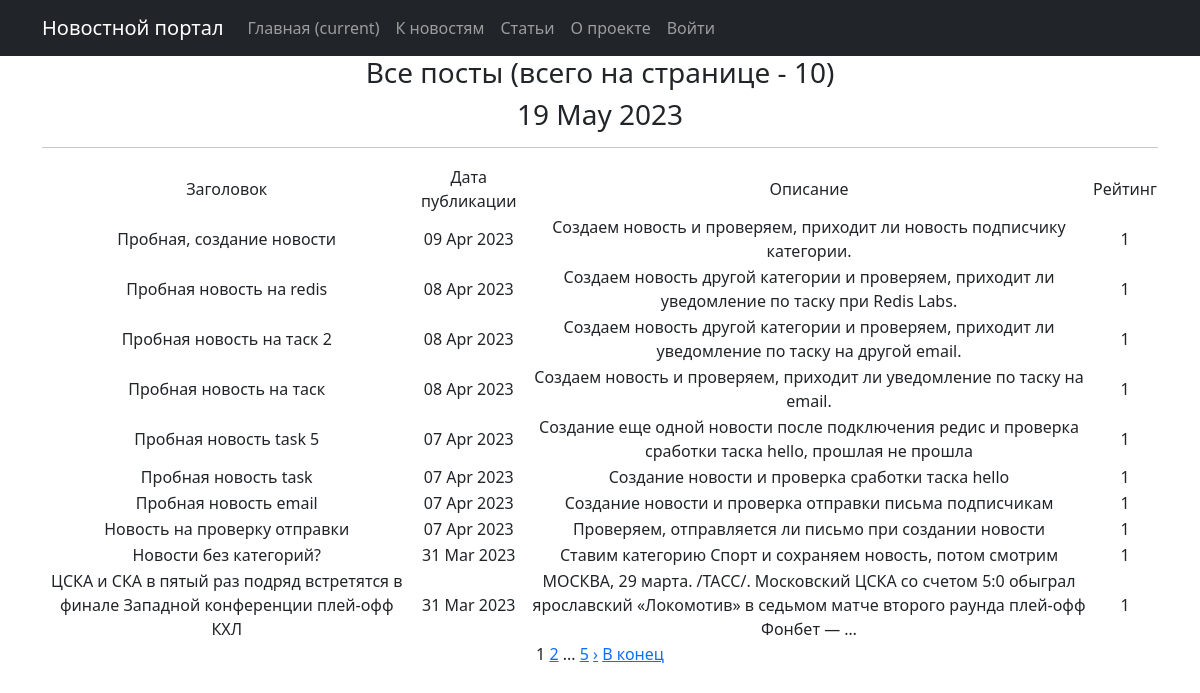
/posts/, run on the app's committed database.
### news/models.py (models this page shows, shortened)
class Post(models.Model):
    author = models.ForeignKey(Author, on_delete=models.CASCADE)
    content = models.CharField(max_length=2, choices=CONTENTS)
    time_in = models.DateTimeField(auto_now_add=True)
    category = models.ManyToManyField(Category, through='PostCategory')
    title = models.CharField(max_length=255,)
    content_text = models.TextField()
    content_rate = models.IntegerField(default=1)

### news/views.py (the view)
# urls.py: path('', cache_page(60)(PostsList.as_view()), name='post_list'),
class PostsList(ListView):
    model = Post
    ordering = '-time_in'
    template_name = 'posts.html'
    context_object_name = 'posts'
    paginate_by = 10
    def get_queryset(self):
        queryset = super().get_queryset()
        self.filterset = PostFilter(self.request.GET, queryset)
        return self.filterset.qs
    def get_context_data(self, **kwargs):
        context = super().get_context_data(**kwargs)
        context['filterset'] = self.filterset
        return context

### news/templatetags/custom_filters.py (called while the page is built)
@register.filter()
@stringfilter #чтобы не вызывать ошибки, приведем в строку
def censor(value, bad_words = bad_list):
    words = value.split()#разделим строку
    new_line=''
    for word in words:
        if word.lower() in bad_words in bad_words:
            new_line += word[0] #если да, первый символ оставляем
            for i in word[1:]:
                new_line += '*'#остальные заменяем на *
            new_line += ' '
        elif (word[:-1].lower()) in bad_words:
            new_line += word[0]
            for i in word[1:-1]:
                new_line += '*'
            new_line += (word[-1] + ' ')
        else:
            new_line += (word + ' ')
    return new_line.rstrip()

### news/templatetags/custom_tags.py (called while the page is built)
@register.simple_tag(takes_context=True)
def url_replace(context, **kwargs):
   d = context['request'].GET.copy()
   for k, v in kwargs.items():
       d[k] = v
   return d.urlencode()

@register.simple_tag()
def current_time(format_string='%d %b %Y'):
   return datetime.utcnow().strftime(format_string)

### templates/posts.html (shortened to what this page needs)
{% extends 'flatpages/default.html' %}
{% load custom_filters %}
{% load custom_tags %}
{% block content %}
    <h3>Все посты (всего на странице - {{ posts|length}})</h3>
    <h3>{% current_time %}</h3>
    <hr>
    {% if posts %}
       <table>
           <tr>
               <td>Заголовок</td>
               <td>Дата публикации</td>
               <td>Описание</td>
               <td>Рейтинг</td>
           </tr>
           {% for post in posts %}
           <tr>
               <td>{{ post.title|censor }}</td>
               <td>{{ post.time_in|date:'d M Y' }}</td>
               <td>{{ post.content_text|censor|truncatewords:20 }}</td>
               <td>{{ post.content_rate }}</td>
           </tr>
           {% endfor %}
       </table>
    {% else %}
        <h3>Новости не найдены</h3>
    {% endif %}
   {{ page_obj.number }}
   {% if page_obj.has_next %}
       <a href="?{% url_replace page=page_obj.next_page_number %}">{{ page_obj.next_page_number }}</a>
       {% if paginator.num_pages != page_obj.next_page_number %}
           ...
           <a href="?{% url_replace page=page_obj.paginator.num_pages %}">{{ page_obj.paginator.num_pages }}</a>
       {% endif %}
   {% endif %}
        {% if page_obj.has_next %}
            <a href="?{% url_replace page=page_obj.next_page_number %}">&rsaquo;</a>
            <a href="?{% url_replace page=page_obj.paginator.num_pages %}">В конец</a>
        {% endif %}
{% endblock content %}

### data on the page
Post: title|censor "Пробная, создание новости", time_in "09 Apr 2023", content_text|censor "Создаем новость и проверяем, приходит ли новость подписчику категории.", content_rate "1"
Post: title|censor "Пробная новость на redis", time_in "08 Apr 2023", content_text|censor "Создаем новость другой категории и проверяем, приходит ли уведомление по таску при Redis Labs.", content_rate "1"
Post: title|censor "Пробная новость на таск 2", time_in "08 Apr 2023", content_text|censor "Создаем новость другой категории и проверяем, приходит ли уведомление по таску на другой email.", content_rate "1"
Post: title|censor "Пробная новость на таск", time_in "08 Apr 2023", content_text|censor "Создаем новость и проверяем, приходит ли уведомление по таску на email.", content_rate "1"
Post: title|censor "Пробная новость task 5", time_in "07 Apr 2023", content_text|censor "Создание еще одной новости после подключения редис и проверка сработки таска hello, прошлая не прошла", content_rate "1"
Post: title|censor "Пробная новость task", time_in "07 Apr 2023", content_text|censor "Создание новости и проверка сработки таска hello", content_rate "1"
Post: title|censor "Пробная новость email", time_in "07 Apr 2023", content_text|censor "Создание новости и проверка отправки письма подписчикам", content_rate "1"
Post: title|censor "Новость на проверку отправки", time_in "07 Apr 2023", content_text|censor "Проверяем, отправляется ли письмо при создании новости", content_rate "1"
Post: title|censor "Новости без категорий?", time_in "31 Mar 2023", content_text|censor "Ставим категорию Спорт и сохраняем новость, потом смотрим", content_rate "1"
Post: title|censor "ЦСКА и СКА в пятый раз подряд встретятся в финале Западной конференции плей-офф КХЛ", time_in "31 Mar 2023", content_text|censor "МОСКВА, 29 марта. /ТАСС/. Московский ЦСКА со счетом 5:0 обыграл ярославский «Локомотив» в седьмом матче второго раунда плей-офф Фонбет — …", content_rate "1"

### other printed values
{{ posts|length }} "10"
{{ page_obj.number }} "1"
{{ page_obj.next_page_number }} "2"
{{ page_obj.paginator.num_pages }} "5"
